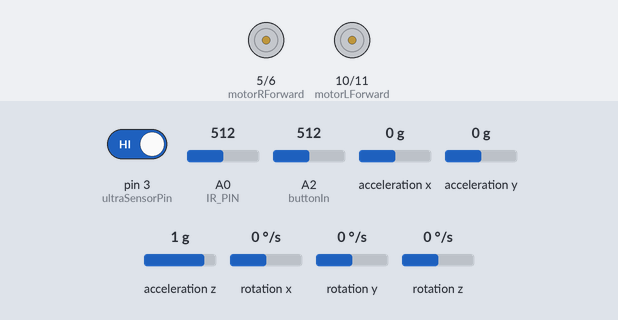
The sketch below on a simulated Arduino Uno, built with avr-gcc and run on an emulated ATmega328P. Parts: motor-driver pin pairs drawn as motors (green arrow = first pin HIGH = forward, orange = second pin HIGH = backward, longer = more drive). The test bench sets the inputs (shaded band); at power-on: A2 (buttonIn) = 512, rotation z 0 °/s, pin 3 (ultraSensorPin) HIGH, A0 (IR_PIN) = 512, acceleration x 0 g, acceleration y 0 g, acceleration z 1 g, rotation x 0 °/s, rotation y 0 °/s.

Above: at 2.3 s.
2.4 s: A2 (buttonIn) set to 503
At 2.8 s:
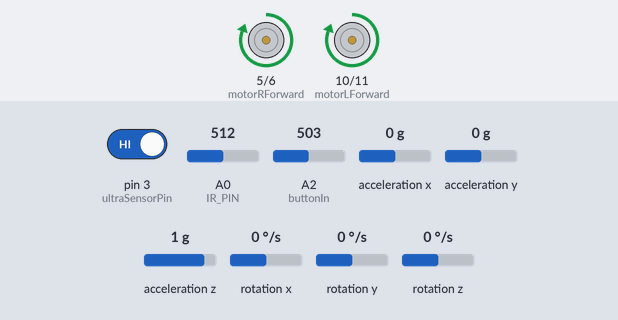
3.9 s: rotation z set to -192 °/s
At 4.9 s:
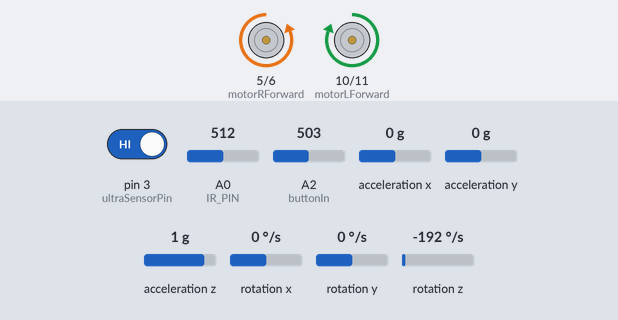
5.8 s: rotation z set to 192 °/s
At 8.6 s:
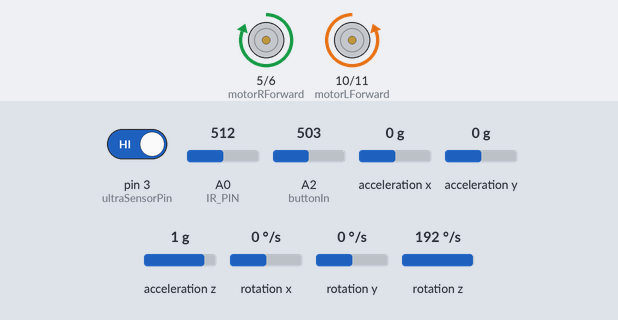
8.8 s: rotation z set to -100 °/s
At 10.39 s:
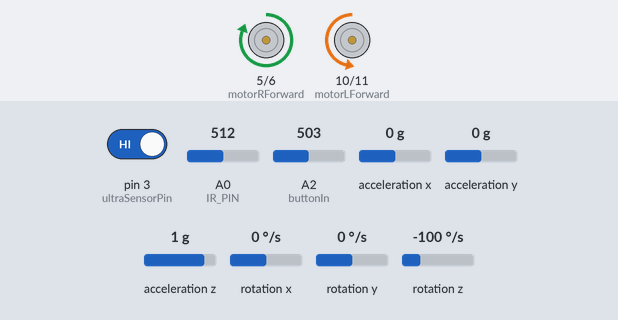
11.8 s: rotation z set to 100 °/s
At 12.08 s:
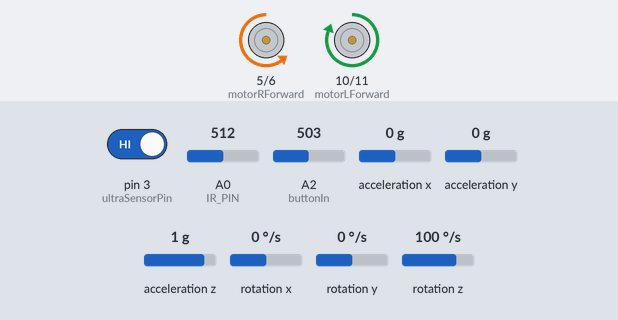
14.8 s: pin 3 (ultraSensorPin) driven LOW
At 15.9 s:
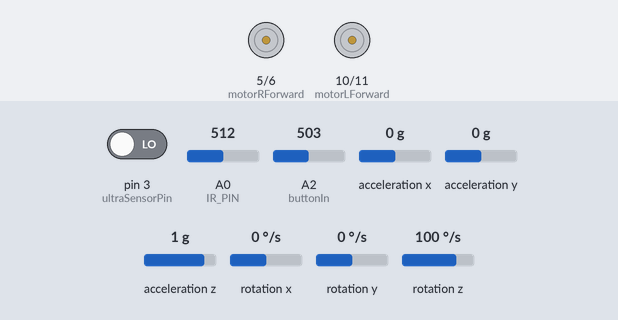
Timing chart, 0 to 17.3 s (numbered marks = the images above; inputs shaded):
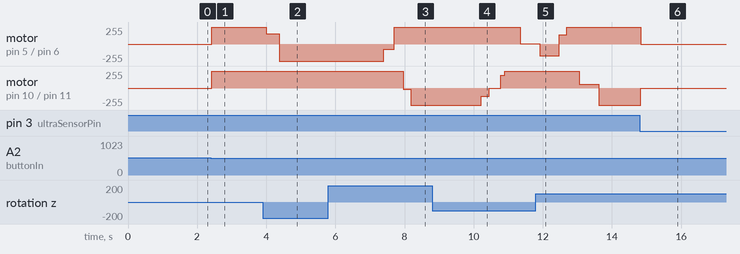

The sketch:

finalArduino.ino
```cpp
#include <SoftwareSerial.h>
#include <Wire.h>
#include <MPU6050_light.h>

const double pi = 3.14159265358979323846264;

//Used for gyro
const double minAngleFactor = 10000;

//motor pins
const int motorLForward = 10;
const int motorLBackward = 11;
const int motorRForward = 5;
const int motorRBackward = 6;

//push button
const int buttonIn = A2;

//Bluetooth
const int BT_PIN_RXD = 7;
const int BT_PIN_TXD = 8;

//IR photodiode
const int IR_PIN = A0;
int val = 0;
int limit = 1010;
bool turning = false;
int delayTime = 0;

//ultrasonic sensor
int ultraSensorPin = 3;

//gyro
unsigned long gyroTimer = 0;
double posX = 0.0;
double posY = 0.0;
double velX = 0.0;
double velY = 0.0;
double gyroTotalAccX;
double gyroTotalAccY;
unsigned long sendDataTimer = 0;

double lineAngleDeg = 0;
double lineX = 0;
double tractorAngle = 0;
double tractorX = 0;

//push button
int lowCount = 0;
int highCount = 0;

//states
bool buttonState = true;
bool moving = false;
String turn = "Forward";
int counter = 0;

bool obstacle = false;

SoftwareSerial bluetooth(BT_PIN_RXD, BT_PIN_TXD);

MPU6050 gyroscope(Wire);

void setup() {
  pinMode(motorLForward, OUTPUT);
  pinMode(motorLBackward, OUTPUT);
  pinMode(motorRForward, OUTPUT);
  pinMode(motorRBackward, OUTPUT);

  pinMode(buttonIn, INPUT);

  //pinMode(trigPin, OUTPUT);
  //pinMode(echoPin, INPUT);

  //  Serial.begin(9600);
  Wire.begin();
  bluetooth.begin(9600);

  byte gyroStatus = gyroscope.begin();
  bluetooth.print(F("MPU6050 status: "));
  bluetooth.println(gyroStatus);

  bluetooth.println(F("Calculating offsets, do not move MPU6050"));
  delay(100);
  gyroscope.calcOffsets(true, true);  // gyro and accelero
  bluetooth.println("Done!\n");
}

void loop() {

  gyroscope.update();

  updateGyroPos();

  sendLocationData();

  ultraEStop();

  IRtest();

  if (bluetooth.available()) {
    String btString = bluetooth.readString();
    if (btString == "Go") {
      moving = true;
      bluetooth.println("Go Recieved");
    } else if (btString == "Stop") {
      moving = false;
      bluetooth.println("Stop Recieved");
    } else if (btString == "Right") {
      lineAngleDeg -= 90;
    } else if (btString == "Left") {
      lineAngleDeg += 90;
    }
  }

  bool buttonVal = analogRead(buttonIn) < 512;
  updateButton(buttonVal);

  //bluetooth.println(moving);
  if (moving) {
    driveForward(false);
  } else {
    stopTractor();
  }
}

void stopTractor() {
  digitalWrite(motorLForward, LOW);
  digitalWrite(motorLBackward, LOW);
  digitalWrite(motorRForward, LOW);
  digitalWrite(motorRBackward, LOW);
}

void sendLocationData(){

  if (millis() - sendDataTimer > 500) {

    bluetooth.print("ANGLEZ=");
    bluetooth.println(gyroscope.getAngleZ());

    bluetooth.print("PosX=");
    bluetooth.println(posX);
    bluetooth.print("PosY=");
    bluetooth.println(posY);
    bluetooth.print("VelX=");
    bluetooth.println(velX);
    bluetooth.print("VelY=");
    bluetooth.println(velY);

//    bluetooth.print("IR=");
//    bluetooth.println(analogRead(IR_PIN));

    sendDataTimer = millis();
  }

}

void driveForward(bool considerHorizontal) {

  double idealAngleDeg = lineAngleDeg;

  if (considerHorizontal) {

    //the distance from the track, xDist, how far the tractor is to the right of its straight line
    double xDist = tractorX - lineX;

    //minAngleDeg: the ideal angle to hold, from relative to the angle of the line
    //when the tractor is on the right, this is a positive (ccw) angle
    //when it is on the left, xDist is negative, so the angle is clockwise
    idealAngleDeg = xDist / minAngleFactor + lineAngleDeg;
  }

  //the furthest you should go, relative to the line, is perpendicular
  int maxAngleDeg = 90 + lineAngleDeg;
  int minAngleDeg = -90 + lineAngleDeg;

  //bound the ideal angle between the max and min
  idealAngleDeg = max(min(idealAngleDeg, maxAngleDeg), minAngleDeg);

  //take the ideal angle and the current angle and create relative motor speeds
  double angleDiff = tractorAngle - idealAngleDeg;


  int motorLSpeed = 0;  // -256 to 255
  int motorRSpeed = 0;  // -256 to 255

  //at angleDiff>=90: L = 255, R = -255
  //at angleDiff=0: L = 255, R = 255
  //at angleDiff<=-90: L = -255, R = 255


  motorLSpeed = 255 * (1 - angleDiff / 45);
  motorLSpeed = max(min(motorLSpeed, 255), -255);


  motorRSpeed = 255 * (1 + angleDiff / 45);
  motorRSpeed = max(min(motorRSpeed, 255), -255);

  //    Serial.print("Motor L Speed: ");Serial.println(motorLSpeed);
  //    Serial.print("Motor R Speed: ");Serial.println(motorRSpeed);

  driveTractor(motorLSpeed, motorRSpeed);
}

void updateGyroPos() {
  int dt = millis() - gyroTimer;
  double Zangle = gyroscope.getAngleZ();
  tractorAngle = Zangle;
  velX += (gyroscope.getAccX() * cos(Zangle * 2 * pi / 360) + gyroscope.getAccY() * sin(Zangle * 2 * pi / 360)) * dt;
  velY += (gyroscope.getAccY() * cos(Zangle * 2 * pi / 360) - gyroscope.getAccX() * sin(Zangle * 2 * pi / 360)) * dt;
  posX += velX * dt;
  posY += velY * dt;
  gyroTimer = millis();
}

void driveTractor(int LSpeed, int RSpeed) {

  //convert wheel speed into forward and backward signal
  byte motorLForwardSpeed = (LSpeed > 0) ? LSpeed : 0;
  byte motorRForwardSpeed = (RSpeed > 0) ? RSpeed : 0;
  byte motorLBackwardSpeed = (LSpeed < 0) ? -LSpeed : 0;
  byte motorRBackwardSpeed = (RSpeed < 0) ? -RSpeed : 0;

  //set the wheels' speeds
  analogWrite(motorLForward, motorLForwardSpeed);
  analogWrite(motorLBackward, motorLBackwardSpeed);
  analogWrite(motorRForward, motorRForwardSpeed);
  analogWrite(motorRBackward, motorRBackwardSpeed);
}

void onButtonStateHigh() {
  moving = !moving;
  bluetooth.print("MOVING=");
  bluetooth.println(moving);
  /*if (buttonControl)
    {
    //bluetooth.println(("Restarting"));
    bluetooth.println(F("Calculating offsets, do not move MPU6050"));
    delay(100);
    gyroscope.calcOffsets(true,true); // gyro and accelero
    bluetooth.println("Done!\n");
    }*/
}

void onButtonStateLow() {
}

void updateButton(bool buttonVal) {
  if (buttonVal) {
    highCount++;
    lowCount = 0;
    if (highCount > 5 && !buttonState) {
      buttonState = true;
      onButtonStateHigh();
    }
  }
  if (!buttonVal) {
    lowCount++;
    highCount = 0;
    if (lowCount > 5 && buttonState) {
      buttonState = false;
      onButtonStateLow();
    }
  }
}

void IRtest() {
  static int floorCount = 0;
  static int tapeCount = 0;
  val = analogRead(IR_PIN);  //photodiode reading

  if (val <= limit)  // NO OBSTICLE
  {
    floorCount++;
    tapeCount = 0;
    if(floorCount > 10 && ((millis() - delayTime) > 1500)){
      turning = false;
    }
  } else if (val > limit)  // OBSTICLE DETECTED
  {
    tapeCount++;
    floorCount = 0;
    if (!turning && tapeCount > 10){
      bluetooth.println("Read Tape");
      delayTime = millis();
      makeNextTurn();
      turning = true;
    }
  }
}

void makeNextTurn() {
  if (counter <= 1) {
    lineAngleDeg += 90;
  } else if (counter <= 3) {
    lineAngleDeg -= 90;
  } else if (counter <= 5) {
    lineAngleDeg += 90;
  }
  if(counter == 2){
      delayTime -= 1000;
  }
  bluetooth.print("GOALANGLE=");
  bluetooth.println(lineAngleDeg);
  counter++;
}

void ultraEStop() {
  if (digitalRead(ultraSensorPin) == 0)  {
    if (moving) {
      moving = false;
      obstacle = true;
      bluetooth.println("Obstacle Found");
    }
  }
  else if (obstacle)
  {
    moving = true;
    obstacle = false;
    bluetooth.println("Obstacle Cleared");
  }
}
```

Measured:
- the behaviour switches between 512 and 511 on A2 (buttonIn) (found by bisection; images 0 and 1)
- after the input at 2.4 s, motor on pin 5 (motorRForward) / pin 6 (motorRBackward), motor on pin 10 (motorLForward) / pin 11 (motorLBackward): stopped → forward 255/255 at once
- after the input at 3.9 s, motor on pin 5 (motorRForward) / pin 6 (motorRBackward): forward 255/255 → forward 155/255 after 0.09 s, → backward 255/255 0.38 s later
- after the input at 5.8 s, motor on pin 5 (motorRForward) / pin 6 (motorRBackward): backward 255/255 → backward 75/255 after 1.6 s, → forward 255/255 0.31 s later; motor on pin 10 (motorLForward) / pin 11 (motorLBackward): forward 255/255 → backward 18/255 after 2.2 s, → backward 255/255 0.22 s later
- after the input at 8.8 s, motor on pin 5 (motorRForward) / pin 6 (motorRBackward): forward 255/255 → forward 7/255 after 2.6 s; motor on pin 10 (motorLForward) / pin 11 (motorLBackward): backward 255/255 → backward 125/255 after 1.4 s, → stopped 0.22 s later, → forward 188/255 0.34 s later, → forward 255/255 0.12 s later
- after the input at 11.8 s, motor on pin 5 (motorRForward) / pin 6 (motorRBackward): forward 7/255 → backward 177/255 after 0.12 s, → forward 137/255 0.57 s later, → forward 255/255 0.21 s later; motor on pin 10 (motorLForward) / pin 11 (motorLBackward): forward 255/255 → forward 57/255 after 1.2 s, → backward 255/255 0.56 s later
- after the input at 14.8 s, motor on pin 5 (motorRForward) / pin 6 (motorRBackward): forward 255/255 → stopped at once; motor on pin 10 (motorLForward) / pin 11 (motorLBackward): backward 255/255 → stopped at once
